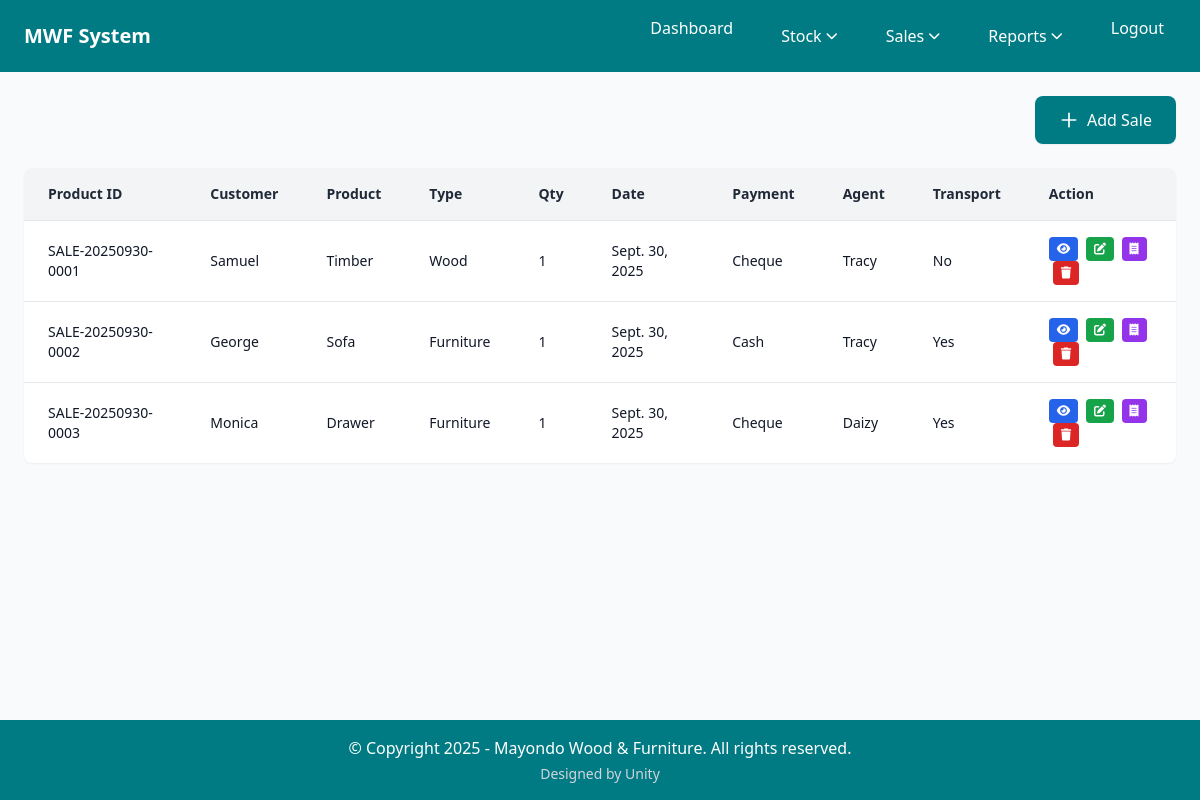
The app's page /saleRecord/ (signed in), older data.
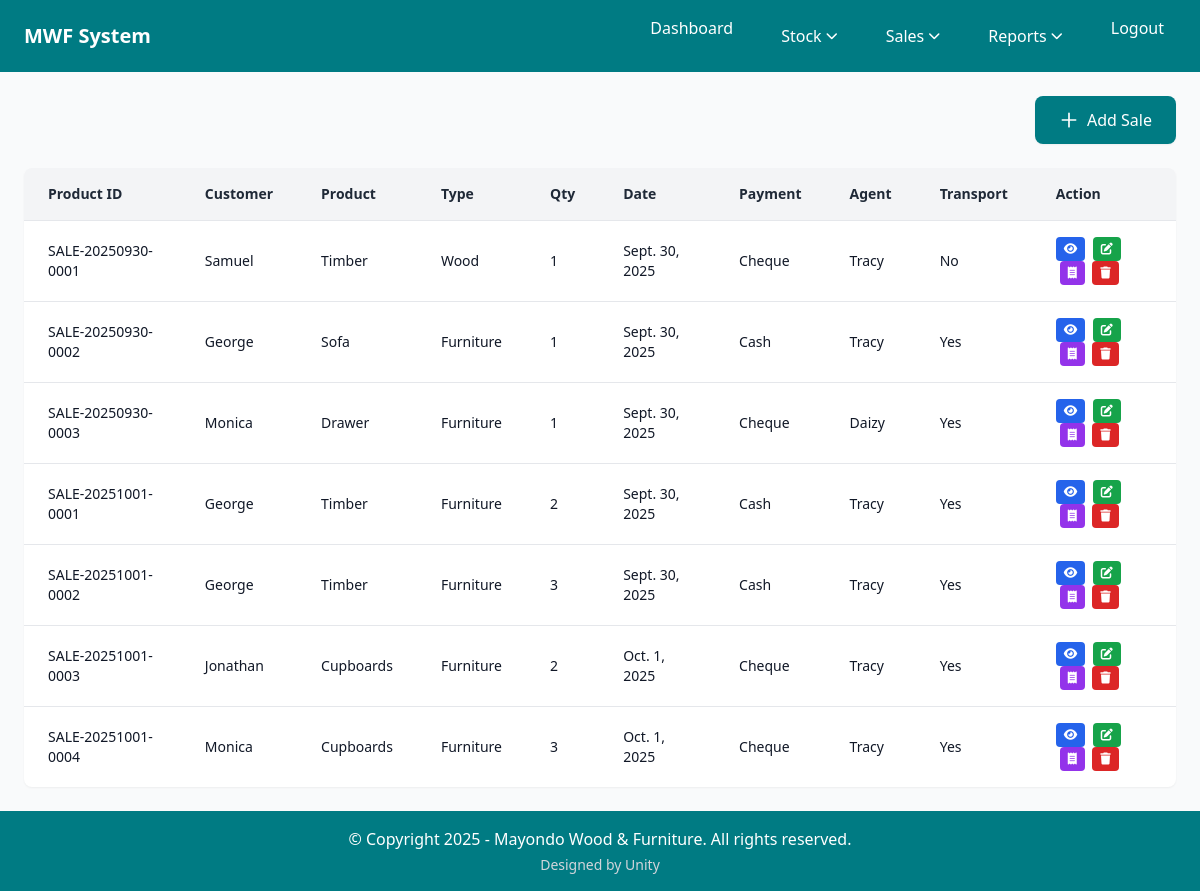
The same page, newer data.
### home/models.py (models this page shows, shortened)
class Sale(models.Model):
    CUSTOMER_CHOICES = [('Timber', 'Timber'), ('Sofa', 'Sofa'),('Tables','Tables'),('Cupboards','Cupboards'),('Drawer','Drawer'),('Poles','Poles')]
    PRODUCT_TYPE_CHOICES = [('Wood', 'Wood'), ('Furniture', 'Furniture')]
    PAYMENT_CHOICES = [('Cash', 'Cash'), ('Cheque','Cheque'), ('Bank Overdraft','Bank Overdraft')]
    product_id = models.CharField(max_length=50, blank=True, unique=True)
    customer_name = models.CharField(max_length=100)
    product_name = models.CharField(max_length=100, choices=CUSTOMER_CHOICES,
                                   help_text="Select the product category",
                                   default='Timber')
    product_type = models.CharField(max_length=20, choices=PRODUCT_TYPE_CHOICES,
                                   help_text="Select the product type",
                                   default='Furniture')
    product_ref = models.ForeignKey(Product, on_delete=models.PROTECT, null=True, blank=True,
                                   help_text="Auto-populated from product details")
    quantity = models.IntegerField()  # Number of items sold
    date = models.DateField(null=False)  # When the sale occurred
    payment_type = models.TextField(choices = PAYMENT_CHOICES)  # How customer paid
    sales_agent = models.CharField(max_length=50)  # Employee who made the sale
    transport_required = models.BooleanField(default=False)  # Delivery needed (checkbox)

### home/views.py (the view)
# urls.py: path('saleRecord/', saleRecord, name='saleRecord'),     # View all sales
@secure_view
@login_required
@user_passes_test(is_employee_or_manager)
def saleRecord(request):
    all_Sales = Sale.objects.all()
    context = {
        "Sales" : all_Sales
    }
    return render(request, 'sales.html', context)

### home/context_processors.py (called while the page is built)
def user_roles(request):
    context = {
        'is_manager': False,
        'is_employee': False,
    }
    if request.user.is_authenticated:
        context['is_manager'] = request.user.groups.filter(name="Manager").exists()
        context['is_employee'] = request.user.groups.filter(name="Employee").exists()
    return context

### home/views.py (called while the page is built)
def is_employee_or_manager(user):
    return user.is_authenticated and user.groups.filter(name__in=['Manager', 'Employee']).exists()

def secure_view(view_func):
    @wraps(view_func)
    @never_cache
    @cache_control(no_cache=True, must_revalidate=True, no_store=True)
    def wrapper(request, *args, **kwargs):
        response = view_func(request, *args, **kwargs)
        if hasattr(response, '__setitem__'):
            response['Cache-Control'] = 'no-cache, no-store, must-revalidate, max-age=0'
            response['Pragma'] = 'no-cache'
            response['Expires'] = '0'
            response['X-Frame-Options'] = 'DENY'  # Prevent clickjacking
        return response
    return wrapper

### home/templates/sales.html (shortened to what the changed rows need)
{% extends 'base.html' %}
{% block content %}
      <section class="bg-white rounded-lg shadow-sm overflow-hidden">
        <table class="w-full border-collapse">
        <thead class="bg-gray-100">
          <tr>
            <th class="px-6 py-4 text-left text-sm font-semibold text-gray-800 border-b border-gray-200">Product ID</th>
            <th class="px-6 py-4 text-left text-sm font-semibold text-gray-800 border-b border-gray-200">Customer</th>
            <th class="px-6 py-4 text-left text-sm font-semibold text-gray-800 border-b border-gray-200">Product</th>
            <th class="px-6 py-4 text-left text-sm font-semibold text-gray-800 border-b border-gray-200">Type</th>
            <th class="px-6 py-4 text-left text-sm font-semibold text-gray-800 border-b border-gray-200">Qty</th>
            <th class="px-6 py-4 text-left text-sm font-semibold text-gray-800 border-b border-gray-200">Date</th>
            <th class="px-6 py-4 text-left text-sm font-semibold text-gray-800 border-b border-gray-200">Payment</th>
            <th class="px-6 py-4 text-left text-sm font-semibold text-gray-800 border-b border-gray-200">Agent</th>
            <th class="px-6 py-4 text-left text-sm font-semibold text-gray-800 border-b border-gray-200">Transport</th>
            <th class="px-6 py-4 text-left text-sm font-semibold text-gray-800 border-b border-gray-200">Action</th>
          </tr>
        </thead>
        <tbody class="divide-y divide-gray-200">
          {% for item in Sales %}
          <tr class="hover:bg-gray-50 transition-colors duration-150">
            <td class="px-6 py-4 text-sm text-gray-900">{{ item.product_id }}</td>
            <td class="px-6 py-4 text-sm text-gray-900">{{ item.customer_name }}</td>
            <td class="px-6 py-4 text-sm text-gray-900">{{ item.product_name }}</td>
            <td class="px-6 py-4 text-sm text-gray-900">{{ item.product_type }}</td>
            <td class="px-6 py-4 text-sm text-gray-900">{{ item.quantity }}</td>
            <td class="px-6 py-4 text-sm text-gray-900">{{ item.date }}</td>
            <td class="px-6 py-4 text-sm text-gray-900">{{ item.payment_type }}</td>
            <td class="px-6 py-4 text-sm text-gray-900">{{ item.sales_agent }}</td>
            <td class="px-6 py-4 text-sm text-gray-900">{{ item.transport_required|yesno:"Yes,No" }}</td>
            <td class="px-6 py-4 text-sm space-x-1">
              <a href="/view/{{ item.id }}" class="inline-block px-2 py-1 bg-blue-600 text-white text-xs rounded hover:bg-blue-700 transition-colors" title="View Details">
                <i class="fas fa-eye"></i>
              </a>
              <a href="/edit/{{ item.id }}" class="inline-block px-2 py-1 bg-green-600 text-white text-xs rounded hover:bg-green-700 transition-colors" title="Edit Sale">
                <i class="fas fa-edit"></i>
              </a>
              <a href="/receipt/{{ item.id }}" target="_blank" class="inline-block px-2 py-1 bg-purple-600 text-white text-xs rounded hover:bg-purple-700 transition-colors" title="Generate Receipt">
                <i class="fas fa-receipt"></i>
              </a>
              <button onclick="openDeleteModal('{{ item.id }}', '{{ item.product_name }}', '{{ item.product_id }}')" class="px-2 py-1 bg-red-600 text-white text-xs rounded hover:bg-red-700 transition-colors" title="Delete Sale">
                <i class="fas fa-trash"></i>
              </button>
            </td>
          </tr>
          {% empty %}
          <tr>
            <td colspan="10" class="px-6 py-8 text-center text-gray-500">No sales records yet. <a href="/addSale/" class="text-cordes-dark hover:underline">Add one</a></td>
          </tr>
          {% endfor %}
        </tbody>
      </table>
    </section>
{% endblock %}

Row changes from the older to the newer data that the page shows:
added Sale: product_id "SALE-20251001-0001", customer_name "George", product_name "Timber", product_type "Furniture", quantity "2", date "Sept. 30, 2025", payment_type "Cash", sales_agent "Tracy", transport_required "Yes"
added Sale: product_id "SALE-20251001-0002", customer_name "George", product_name "Timber", product_type "Furniture", quantity "3", date "Sept. 30, 2025", payment_type "Cash", sales_agent "Tracy", transport_required "Yes"
added Sale: product_id "SALE-20251001-0003", customer_name "Jonathan", product_name "Cupboards", product_type "Furniture", quantity "2", date "Oct. 1, 2025", payment_type "Cheque", sales_agent "Tracy", transport_required "Yes"
added Sale: product_id "SALE-20251001-0004", customer_name "Monica", product_name "Cupboards", product_type "Furniture", quantity "3", date "Oct. 1, 2025", payment_type "Cheque", sales_agent "Tracy", transport_required "Yes"
